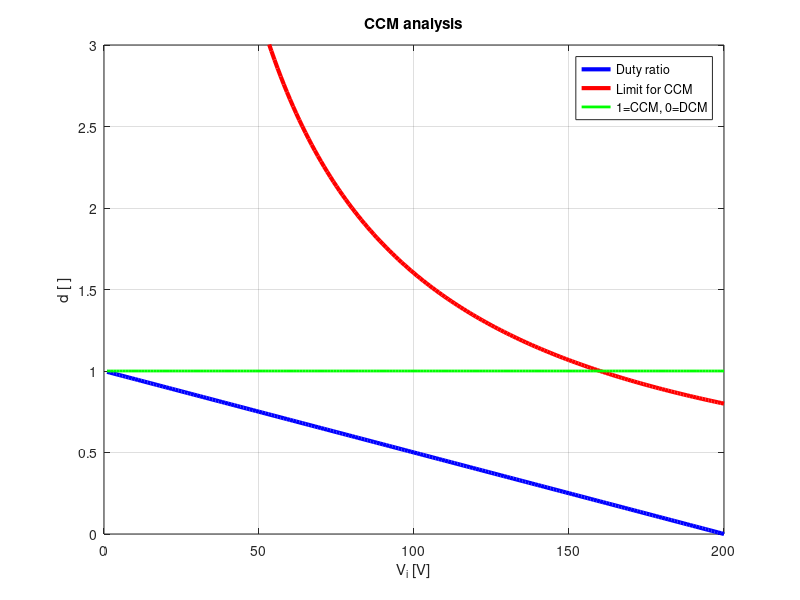

This figure's MATLAB source:
%% Preparation
% Cleanup workspace
clc;
clear;
close all;

% Load packages
pkg load control

% Define internal variables
s = tf('s');

% Define plot and print output
plotout = 1;
printout = 1;

%% Boost converter parameters
vo = 200;
%l = 62e-6;
l = 200e-6;
c = 5e-6;
r = 50;
fs = 100e3;
vi= [50 100 150];
vi_plot = [1:1:200];

% Display converter parameters
disp(['Step up converter analysis']);
disp(['']);
disp(['Output voltage:      '   num2str(vo)     ' V']);
disp(['Inductance:          '   num2str(l/1e-6) ' uH']);
disp(['Output capacitor:    '   num2str(c/1e-6) ' uF']);
disp(['Load resistance:     '   num2str(r)      ' Ohm']);
disp(['Switching frequency: '   num2str(fs/1e3) ' kHz']);
disp(['']);

%% Duty ratio and CCM analysis
% Calculate static duty ratio
d = 1 - (vi/ vo);
d_plot = 1 - (vi_plot / vo);

% Check for CCM
d_max= 2 * (vo * l * fs)./(r * vi);
ccm= d < d_max;
d_max_plot = 2 * (vo * l * fs)./(r * vi_plot);
ccm_plot = d_plot < d_max_plot;

% Display CCM for selected values
disp(['Duty ratios at different input voltages:']);
disp(num2str([vi; d; ccm]'))

% Plot CCM over complete input voltage range
if plotout
    figure(1);
    plot(vi_plot, d_plot, 'b', 'LineWidth', 3, vi_plot, d_max_plot, 'r', 'LineWidth', 3, vi_plot, ccm_plot, 'g', 'LineWidth', 2);
    grid on;
    title('CCM analysis');
    legend('Duty ratio', 'Limit for CCM', '1=CCM, 0=DCM');
    xlabel('V_i [V]');
    ylabel('d [ ]');
    ylim([0 3]);
    if printout
        print -dpdf fig/ccm.pdf
    end
end
